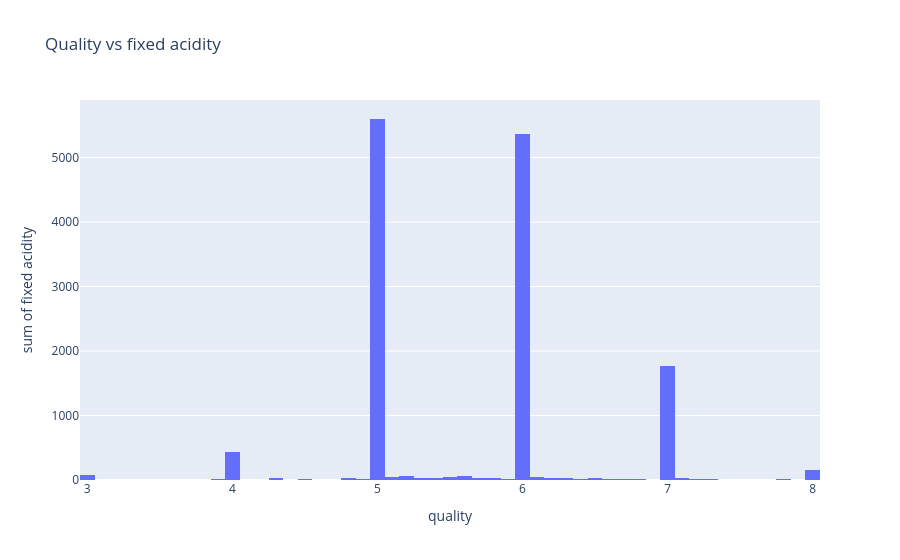
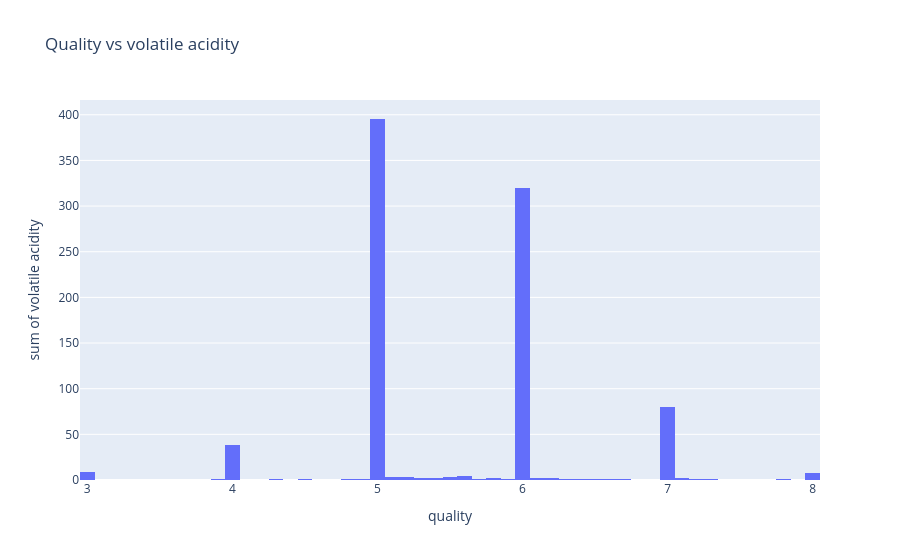
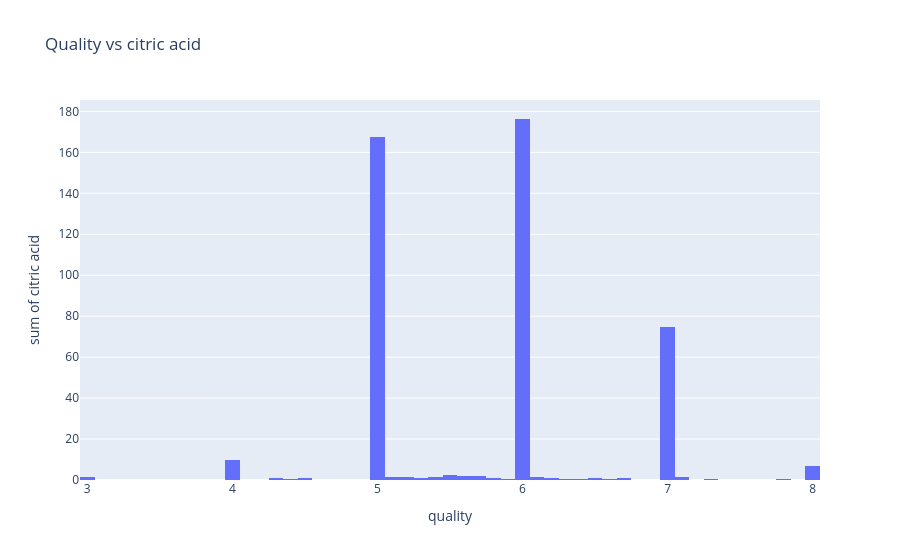
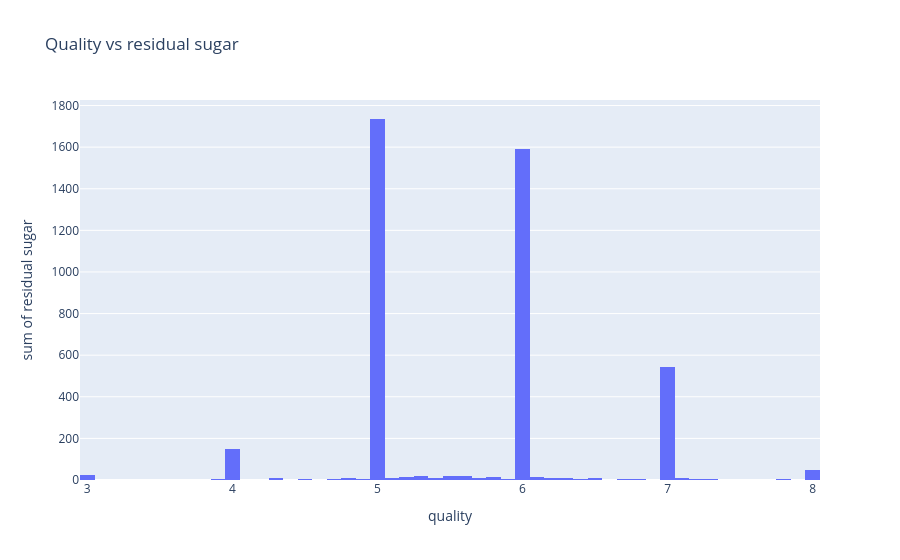

Source (notebook cell) for these figures, in order:
### Code cell
for i in df_columns:
    plot(df,i)

### Figure 1 — Plotly figure (JSON) as saved in the notebook; plotly's stock layout.template omitted (floating-point values rounded to 4 significant figures; data arrays with more than 128 entries replaced by an {"elided": "..."} marker saying what was removed)
{"data": [{"bingroup": "x", "histfunc": "sum", "hovertemplate": "quality=%{x}<br>sum of fixed acidity=%{y}<extra></extra>", "legendgroup": "", "marker": {"color": "#636efa", "pattern": {"shape": ""}}, "name": "", "orientation": "v", "showlegend": false, "type": "histogram", "x": {"elided": "1699 float values"}, "xaxis": "x", "y": {"elided": "1699 float values"}, "yaxis": "y"}], "layout": {"barmode": "relative", "legend": {"tracegroupgap": 0}, "title": {"text": "Quality vs fixed acidity"}, "xaxis": {"anchor": "y", "domain": [0, 1], "title": {"text": "quality"}}, "yaxis": {"anchor": "x", "domain": [0, 1], "title": {"text": "sum of fixed acidity"}}}}

### Figure 2 — Plotly figure (JSON) as saved in the notebook; plotly's stock layout.template omitted (floating-point values rounded to 4 significant figures; data arrays with more than 128 entries replaced by an {"elided": "..."} marker saying what was removed)
{"data": [{"bingroup": "x", "histfunc": "sum", "hovertemplate": "quality=%{x}<br>sum of volatile acidity=%{y}<extra></extra>", "legendgroup": "", "marker": {"color": "#636efa", "pattern": {"shape": ""}}, "name": "", "orientation": "v", "showlegend": false, "type": "histogram", "x": {"elided": "1699 float values"}, "xaxis": "x", "y": {"elided": "1699 float values"}, "yaxis": "y"}], "layout": {"barmode": "relative", "legend": {"tracegroupgap": 0}, "title": {"text": "Quality vs volatile acidity"}, "xaxis": {"anchor": "y", "domain": [0, 1], "title": {"text": "quality"}}, "yaxis": {"anchor": "x", "domain": [0, 1], "title": {"text": "sum of volatile acidity"}}}}

### Figure 3 — Plotly figure (JSON) as saved in the notebook; plotly's stock layout.template omitted (floating-point values rounded to 4 significant figures; data arrays with more than 128 entries replaced by an {"elided": "..."} marker saying what was removed)
{"data": [{"bingroup": "x", "histfunc": "sum", "hovertemplate": "quality=%{x}<br>sum of citric acid=%{y}<extra></extra>", "legendgroup": "", "marker": {"color": "#636efa", "pattern": {"shape": ""}}, "name": "", "orientation": "v", "showlegend": false, "type": "histogram", "x": {"elided": "1699 float values"}, "xaxis": "x", "y": {"elided": "1699 float values"}, "yaxis": "y"}], "layout": {"barmode": "relative", "legend": {"tracegroupgap": 0}, "title": {"text": "Quality vs citric acid"}, "xaxis": {"anchor": "y", "domain": [0, 1], "title": {"text": "quality"}}, "yaxis": {"anchor": "x", "domain": [0, 1], "title": {"text": "sum of citric acid"}}}}

### Figure 4 — Plotly figure (JSON) as saved in the notebook; plotly's stock layout.template omitted (floating-point values rounded to 4 significant figures; data arrays with more than 128 entries replaced by an {"elided": "..."} marker saying what was removed)
{"data": [{"bingroup": "x", "histfunc": "sum", "hovertemplate": "quality=%{x}<br>sum of residual sugar=%{y}<extra></extra>", "legendgroup": "", "marker": {"color": "#636efa", "pattern": {"shape": ""}}, "name": "", "orientation": "v", "showlegend": false, "type": "histogram", "x": {"elided": "1699 float values"}, "xaxis": "x", "y": {"elided": "1699 float values"}, "yaxis": "y"}], "layout": {"barmode": "relative", "legend": {"tracegroupgap": 0}, "title": {"text": "Quality vs residual sugar"}, "xaxis": {"anchor": "y", "domain": [0, 1], "title": {"text": "quality"}}, "yaxis": {"anchor": "x", "domain": [0, 1], "title": {"text": "sum of residual sugar"}}}}
